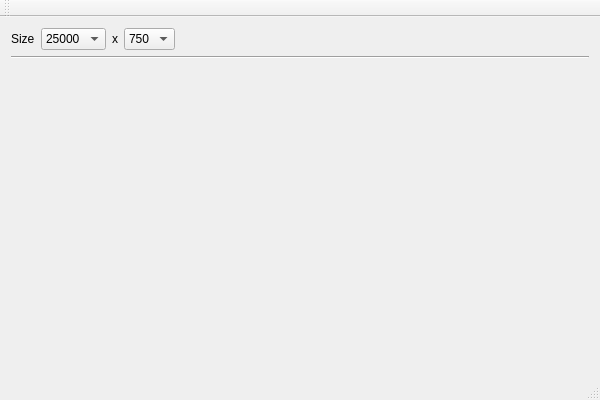
<?xml version="1.0" encoding="UTF-8"?>
<ui version="4.0">
 <class>perf_testClass</class>
 <widget class="QMainWindow" name="perf_testClass">
  <property name="geometry">
   <rect>
    <x>0</x>
    <y>0</y>
    <width>600</width>
    <height>400</height>
   </rect>
  </property>
  <property name="windowTitle">
   <string>perf_test</string>
  </property>
  <widget class="QWidget" name="centralWidget">
   <layout class="QVBoxLayout" name="verticalLayout" stretch="0,0,1,0,4">
    <item>
     <layout class="QHBoxLayout" name="horizontalLayout">
      <item>
       <widget class="QLabel" name="label">
        <property name="sizePolicy">
         <sizepolicy hsizetype="Preferred" vsizetype="Fixed">
          <horstretch>0</horstretch>
          <verstretch>0</verstretch>
         </sizepolicy>
        </property>
        <property name="text">
         <string>Size</string>
        </property>
       </widget>
      </item>
      <item>
       <widget class="QComboBox" name="widthValue">
        <item>
         <property name="text">
          <string>25000</string>
         </property>
        </item>
       </widget>
      </item>
      <item>
       <widget class="QLabel" name="label_2">
        <property name="sizePolicy">
         <sizepolicy hsizetype="Preferred" vsizetype="Fixed">
          <horstretch>0</horstretch>
          <verstretch>0</verstretch>
         </sizepolicy>
        </property>
        <property name="text">
         <string>x</string>
        </property>
       </widget>
      </item>
      <item>
       <widget class="QComboBox" name="heightValue">
        <item>
         <property name="text">
          <string>750</string>
         </property>
        </item>
       </widget>
      </item>
      <item>
       <spacer name="horizontalSpacer">
        <property name="orientation">
         <enum>Qt::Horizontal</enum>
        </property>
        <property name="sizeHint" stdset="0">
         <size>
          <width>40</width>
          <height>20</height>
         </size>
        </property>
       </spacer>
      </item>
     </layout>
    </item>
    <item>
     <widget class="Line" name="line">
      <property name="orientation">
       <enum>Qt::Horizontal</enum>
      </property>
     </widget>
    </item>
    <item>
     <widget class="jView" name="view1d" native="true">
      <property name="sizePolicy">
       <sizepolicy hsizetype="Preferred" vsizetype="Expanding">
        <horstretch>0</horstretch>
        <verstretch>0</verstretch>
       </sizepolicy>
      </property>
      <property name="minimumSize">
       <size>
        <width>0</width>
        <height>0</height>
       </size>
      </property>
     </widget>
    </item>
    <item>
     <widget class="jPreview" name="preview1d" native="true">
      <property name="sizePolicy">
       <sizepolicy hsizetype="Preferred" vsizetype="Fixed">
        <horstretch>0</horstretch>
        <verstretch>0</verstretch>
       </sizepolicy>
      </property>
      <property name="minimumSize">
       <size>
        <width>0</width>
        <height>32</height>
       </size>
      </property>
      <property name="maximumSize">
       <size>
        <width>16777215</width>
        <height>32</height>
       </size>
      </property>
     </widget>
    </item>
    <item>
     <widget class="jView" name="view2d" native="true">
      <property name="sizePolicy">
       <sizepolicy hsizetype="Preferred" vsizetype="Expanding">
        <horstretch>0</horstretch>
        <verstretch>0</verstretch>
       </sizepolicy>
      </property>
     </widget>
    </item>
   </layout>
  </widget>
  <widget class="QMenuBar" name="menuBar">
   <property name="geometry">
    <rect>
     <x>0</x>
     <y>0</y>
     <width>600</width>
     <height>21</height>
    </rect>
   </property>
  </widget>
  <widget class="QToolBar" name="mainToolBar">
   <attribute name="toolBarArea">
    <enum>TopToolBarArea</enum>
   </attribute>
   <attribute name="toolBarBreak">
    <bool>false</bool>
   </attribute>
  </widget>
  <widget class="QStatusBar" name="statusBar"/>
 </widget>
 <layoutdefault spacing="6" margin="11"/>
 <customwidgets>
  <customwidget>
   <class>jView</class>
   <extends>QWidget</extends>
   <header>./../jhmi/jview.h</header>
   <container>1</container>
  </customwidget>
  <customwidget>
   <class>jPreview</class>
   <extends>QWidget</extends>
   <header>./../jhmi/jview.h</header>
   <container>1</container>
  </customwidget>
 </customwidgets>
 <resources>
  <include location="perf_test.qrc"/>
 </resources>
 <connections/>
</ui>
